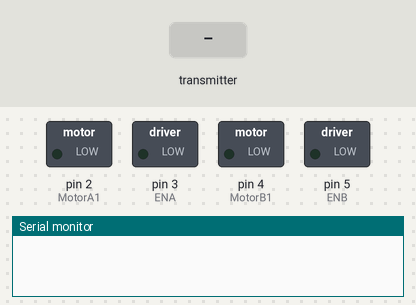
A sketch run on a simulated Arduino Uno, built with avr-gcc and run on an emulated ATmega328P. Shown: switched loads named in the sketch (green lamp = pin HIGH), the last lines printed to the serial monitor. Inputs (shaded band) come from the test bench. No radio packets arrive unless stated.

Above: at 1.2 s.
1.3 s: the transmitter starts sending xAxis = 0
At 1.8 s:
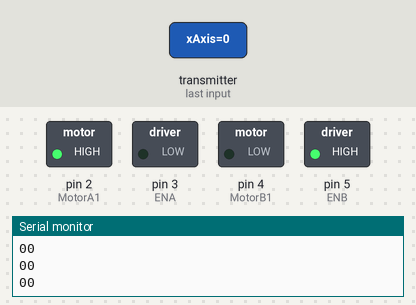
2.8 s: the transmitter starts sending xAxis = 512
At 4.0 s:
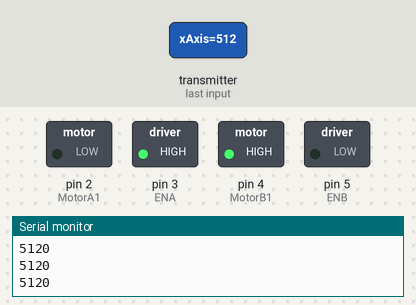
4.3 s: the transmitter starts sending xAxis = 256
At 5.3 s:
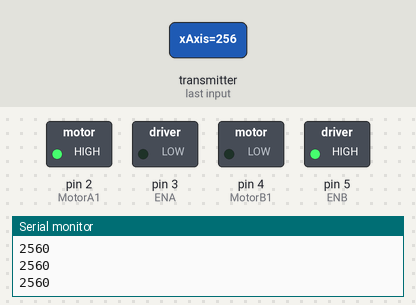
5.8 s: the transmitter starts sending xAxis = 1023
At 6.4 s:
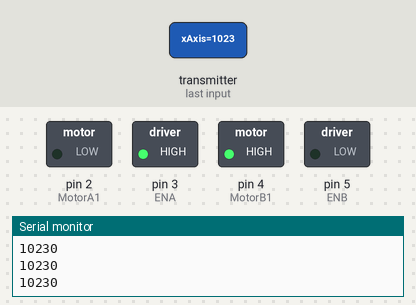
Timing chart, 0 to 8.3 s (numbered marks = the images above; inputs shaded):
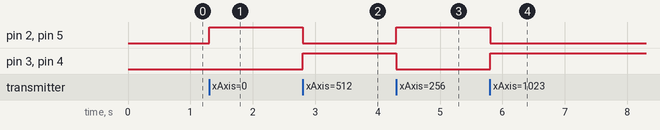

The sketch:

RECEIVER.ino
```cpp
#include<SPI.h>
#include<nRF24L01.h>
#include<RF24.h>

int ENA = 3;
int ENB = 5;
int MotorA1 = 2;
int MotorA2 = 3;
int MotorB1 = 4;
int MotorB2 = 5;

RF24 radio(9, 10);

const byte address[6] = "00001";

struct data {
  int xAxis;
  int yAxis;

};
data receive_data;


void setup() {
  // put your setup code here, to run once:
Serial.begin(9600);
radio.begin();
radio.openReadingPipe(0,address);
radio.setPALevel(RF24_PA_MIN);
radio.setDataRate(RF24_250KBPS);
radio.startListening();
pinMode(ENA, OUTPUT);
pinMode(ENB, OUTPUT);
pinMode(MotorA1, OUTPUT);
pinMode(MotorA2, OUTPUT);
pinMode(MotorB1, OUTPUT);
pinMode(MotorB2, OUTPUT);
}


void loop() {

  // put your main code here, to run repeatedly
 while(radio.available()) {
     Serial.print(receive_data.xAxis);
  Serial.println(receive_data.yAxis);
    radio.read(&receive_data, sizeof(data));
 if(receive_data.xAxis > 350) {
digitalWrite(MotorA1, LOW);
  digitalWrite(MotorA2, HIGH);
  digitalWrite(MotorB1, HIGH);
  digitalWrite(MotorB2, LOW);


}else if(receive_data.xAxis < 310) {
  digitalWrite(MotorA1, HIGH);
  digitalWrite(MotorA2, LOW);
  digitalWrite(MotorB1, LOW);
  digitalWrite(MotorB2, HIGH);


} else if(receive_data.yAxis > 350){
 digitalWrite(MotorA1, LOW);
  digitalWrite(MotorA2, HIGH);
  digitalWrite(MotorB1, LOW);
  digitalWrite(MotorB2, HIGH);

}else if(receive_data.yAxis < 310){
  digitalWrite(MotorA1, HIGH);
  digitalWrite(MotorA2, LOW);
  digitalWrite(MotorB1, HIGH);
  digitalWrite(MotorB2, LOW);


}else  {
  digitalWrite(MotorA1, LOW);
  digitalWrite(MotorA2, LOW);
  digitalWrite(MotorB1, LOW);
  digitalWrite(MotorB2, LOW);
  analogWrite(ENA, 0);
  analogWrite(ENB, 0);
  }
 }
}
```

Measured:
- after the input at 1.3 s, pin 2 (MotorA1), pin 5 (ENB): LOW → HIGH at once
- after the input at 2.8 s, pin 2 (MotorA1), pin 5 (ENB): HIGH → LOW at once; pin 3 (ENA), pin 4 (MotorB1): LOW → HIGH at once
- after the input at 4.3 s, pin 2 (MotorA1), pin 5 (ENB): LOW → HIGH at once; pin 3 (ENA), pin 4 (MotorB1): HIGH → LOW at once
- after the input at 5.8 s, pin 2 (MotorA1), pin 5 (ENB): HIGH → LOW at once; pin 3 (ENA), pin 4 (MotorB1): LOW → HIGH at once
